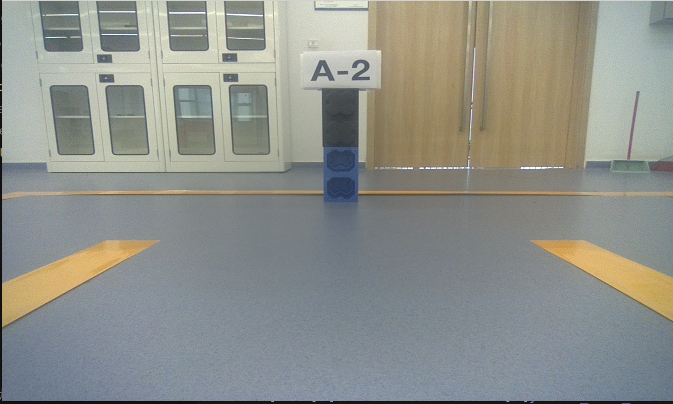
#> input picture yellow_line_ws/img3/1.png, 673 x 404 px; its folder holds only this picture in this run
$ python analyze_text_ratio.py
#> lines starting #> are read from the running program, lines starting #| are printed output that depends on the picture
#!/usr/bin/env python3
import cv2
import numpy as np
import os

def calculate_text_ratio(image_path):
    """计算文字在图片中的占比"""
#> called with image_path = 'img3/1.png'
    image = cv2.imread(image_path)
#> image is the input picture: shape (404, 673, 3); mean B, G, R 139.5, 145.6, 143
    if image is None:
        return None

    h, w = image.shape[:2]
#> h = 404; w = 673
    print(f"\n分析图片: {os.path.basename(image_path)}")
    print(f"图片尺寸: {w}x{h}")
#| 图片尺寸: 673x404

    # 找到A-2标识的位置
    gray = cv2.cvtColor(image, cv2.COLOR_BGR2GRAY)
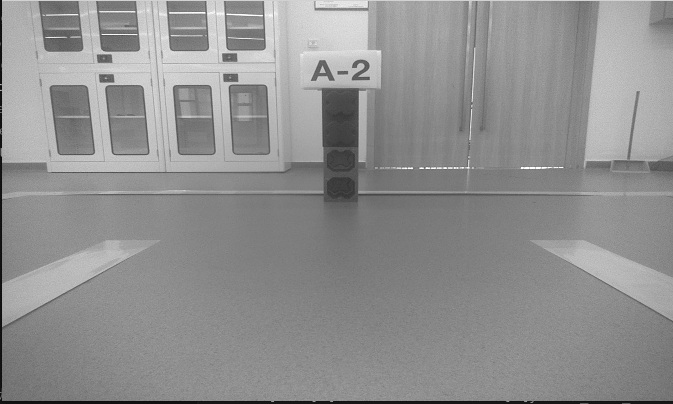
#> gray: shape (404, 673); min 14, max 255, mean 144.1

    # 使用模板匹配或者简单的文字区域检测
    # 这里我们手动分析标识位置

    # 根据观察，A-2标识大约在图片的中上部分
    # 估算文字区域
    text_x = int(w * 0.45)  # 文字大约在图片中间偏左
#> text_x = 302
    text_y = int(h * 0.15)  # 文字在图片上部
#> text_y = 60
    text_w = int(w * 0.08)  # 文字宽度约占图片8%
#> text_w = 53
    text_h = int(h * 0.08)  # 文字高度约占图片8%
#> text_h = 32

    # 计算文字区域面积
    text_area = text_w * text_h
#> text_area = 1696
    total_area = w * h
#> total_area = 271892
    text_ratio = (text_area / total_area) * 100
#> text_ratio = 0.624

    print(f"估算文字区域: {text_w}x{text_h}")
#| 估算文字区域: 53x32
    print(f"文字面积占比: {text_ratio:.2f}%")
#| 文字面积占比: 0.62%

    # 分析ROI区域（当前代码使用的区域）
    roi_y1 = int(h * 0.1)
#> roi_y1 = 40
    roi_y2 = int(h * 0.25)
#> roi_y2 = 101
    roi_margin_w = int(w * 0.4)
#> roi_margin_w = 269
    roi_x1 = roi_margin_w
#> roi_x1 = 269
    roi_x2 = w - roi_margin_w
#> roi_x2 = 404

    roi_w = roi_x2 - roi_x1
#> roi_w = 135
    roi_h = roi_y2 - roi_y1
    roi_area = roi_w * roi_h
    roi_ratio = (roi_area / total_area) * 100

    print(f"ROI区域: {roi_w}x{roi_h} (位置: {roi_x1},{roi_y1} to {roi_x2},{roi_y2})")
#| ROI区域: 135x61 (位置: 269,40 to 404,101)
    print(f"ROI面积占比: {roi_ratio:.2f}%")
#| ROI面积占比: 3.03%

    # 计算文字在ROI中的占比
    # 检查文字是否在ROI区域内
    text_in_roi = (text_x >= roi_x1 and text_x + text_w <= roi_x2 and
                   text_y >= roi_y1 and text_y + text_h <= roi_y2)

    if text_in_roi:
        text_in_roi_ratio = (text_area / roi_area) * 100
        print(f"文字在ROI中的占比: {text_in_roi_ratio:.2f}%")
#| 文字在ROI中的占比: 20.60%
    else:
        print("文字可能不完全在ROI区域内！")
        # 计算重叠部分
        overlap_x1 = max(text_x, roi_x1)
        overlap_y1 = max(text_y, roi_y1)
        overlap_x2 = min(text_x + text_w, roi_x2)
        overlap_y2 = min(text_y + text_h, roi_y2)

        if overlap_x2 > overlap_x1 and overlap_y2 > overlap_y1:
            overlap_area = (overlap_x2 - overlap_x1) * (overlap_y2 - overlap_y1)
            overlap_ratio = (overlap_area / text_area) * 100
            print(f"文字与ROI重叠比例: {overlap_ratio:.2f}%")
        else:
            print("文字与ROI无重叠")

    # 显示ROI区域以便验证
    roi_image = image[roi_y1:roi_y2, roi_x1:roi_x2]
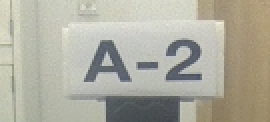
#> roi_image: shape (61, 135, 3) (shown 2 times larger); mean B, G, R 159.4, 172.6, 174.1

    return {
        'image_size': (w, h),
        'text_ratio': text_ratio,
        'roi_ratio': roi_ratio,
        'text_in_roi': text_in_roi,
        'roi_image': roi_image
    }

def main():
    img_dir = "img3"

    for i in range(1, 7):
        image_path = os.path.join(img_dir, f"{i}.png")
        if os.path.exists(image_path):
            result = calculate_text_ratio(image_path)
#> result = 5 items

            # 保存ROI区域图片以便查看
            if result:
                roi_output_path = f"roi_{i}.png"
                cv2.imwrite(roi_output_path, result['roi_image'])
                print(f"ROI区域保存为: {roi_output_path}")

            print("-" * 50)

if __name__ == "__main__":
    main()
